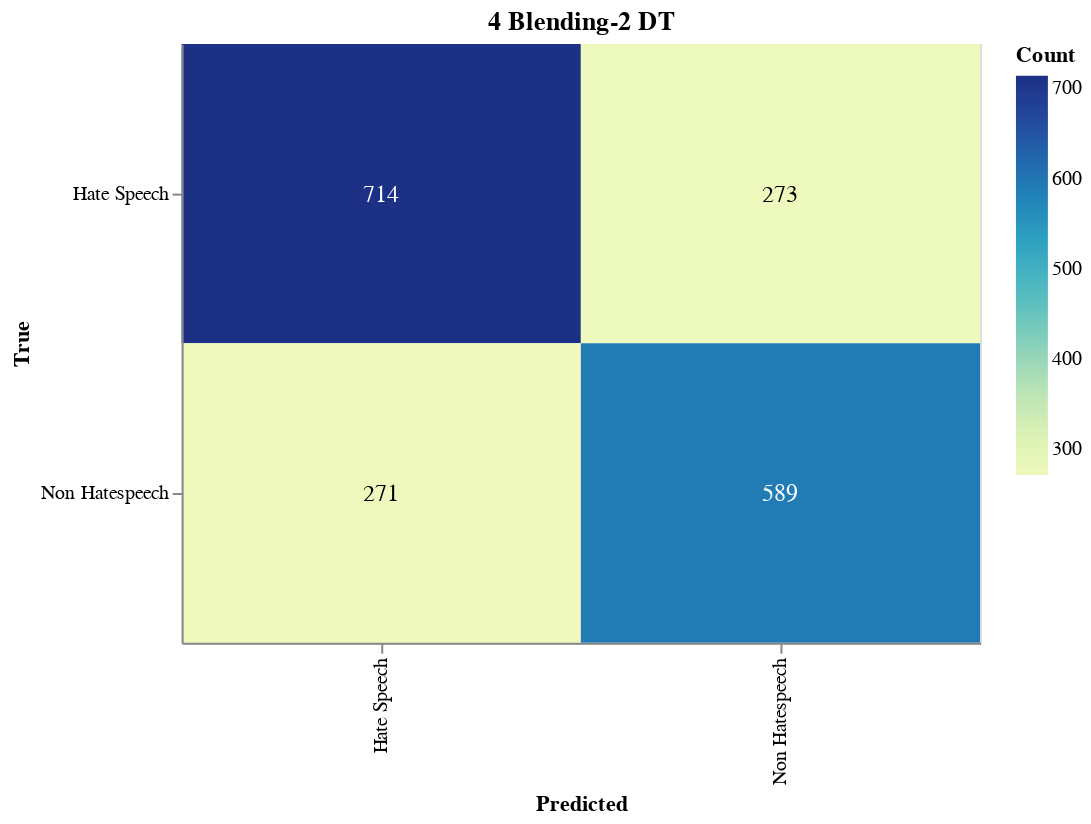

This figure's notebook cell:
### Markdown cell above
#### Save Confusion Matrix

### Code cell
import altair as alt
import pandas as pd
from sklearn.metrics import confusion_matrix

# Calculate the confusion matrix
cm = confusion_matrix(true_labels, adjusted_predictions)

# Define class names
class_names = ['Hate Speech', 'Non Hatespeech']

# Convert confusion matrix to DataFrame
cm_df = pd.DataFrame(cm, index=class_names, columns=class_names).reset_index().melt(id_vars='index')
cm_df.columns = ['True', 'Predicted', 'Count']

# Ensure the order of categories
cm_df['True'] = pd.Categorical(cm_df['True'], categories=class_names, ordered=True)
cm_df['Predicted'] = pd.Categorical(cm_df['Predicted'], categories=class_names, ordered=True)

# Create the Altair plot
heatmap = alt.Chart(cm_df).mark_rect().encode(
    x=alt.X('Predicted:O', sort=class_names),
    y=alt.Y('True:O', sort=class_names),
    color='Count:Q',
    tooltip=['True', 'Predicted', 'Count']
).properties(
    width=400,
    height=300,
    title='4 Blending-2 DT'
)

# Add text labels
text = heatmap.mark_text(
    align='center',
    baseline='middle',
    fontSize=12
).encode(
    text='Count:Q',
    color=alt.condition(
        alt.datum.Count > cm.max() / 2,
        alt.value('white'),
        alt.value('black')
    )
)

# Combine heatmap and text
final_chart = heatmap + text

# Display the plot
final_chart.show()

### Figure 1 — Vega-Lite specification as saved in the notebook (floating-point values rounded to 4 significant figures)
{"config": {"view": {"continuousWidth": 300, "continuousHeight": 300}}, "layer": [{"mark": {"type": "rect"}, "encoding": {"color": {"field": "Count", "type": "quantitative"}, "tooltip": [{"field": "True", "type": "ordinal"}, {"field": "Predicted", "type": "ordinal"}, {"field": "Count", "type": "quantitative"}], "x": {"field": "Predicted", "sort": ["Hate Speech", "Non Hatespeech"], "type": "ordinal"}, "y": {"field": "True", "sort": ["Hate Speech", "Non Hatespeech"], "type": "ordinal"}}, "title": "4 Blending-2 DT"}, {"mark": {"type": "text", "align": "center", "baseline": "middle", "fontSize": 12}, "encoding": {"color": {"condition": {"test": "(datum.Count > 357.0)", "value": "white"}, "value": "black"}, "text": {"field": "Count", "type": "quantitative"}, "tooltip": [{"field": "True", "type": "ordinal"}, {"field": "Predicted", "type": "ordinal"}, {"field": "Count", "type": "quantitative"}], "x": {"field": "Predicted", "sort": ["Hate Speech", "Non Hatespeech"], "type": "ordinal"}, "y": {"field": "True", "sort": ["Hate Speech", "Non Hatespeech"], "type": "ordinal"}}, "title": "4 Blending-2 DT"}], "data": {"name": "data-aee7e001bf38821c40b50bb4c30349a8"}, "height": 300, "width": 400, "$schema": "https://vega.github.io/schema/vega-lite/v5.17.0.json", "datasets": {"data-aee7e001bf38821c40b50bb4c30349a8": [{"True": "Hate Speech", "Predicted": "Hate Speech", "Count": 714}, {"True": "Non Hatespeech", "Predicted": "Hate Speech", "Count": 271}, {"True": "Hate Speech", "Predicted": "Non Hatespeech", "Count": 273}, {"True": "Non Hatespeech", "Predicted": "Non Hatespeech", "Count": 589}]}}
